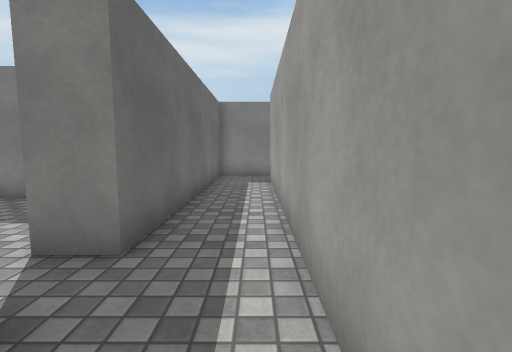
[1] (above)

21 first-person views from a walk through a Unity game level. The camera is 1.2 m above the floor, tilts 6° down and sees 85° across. The floor is counted in squares, 1 m on a side. Each view is taken from the middle of a square. On the plan, view 1 faces up. The plan holds only what a view shows up to about 13 squares ahead; the rest is blank. The player character is not drawn. Some animated figures are not drawn. Surface patterns are stand-ins for the level's own textures.

[2]
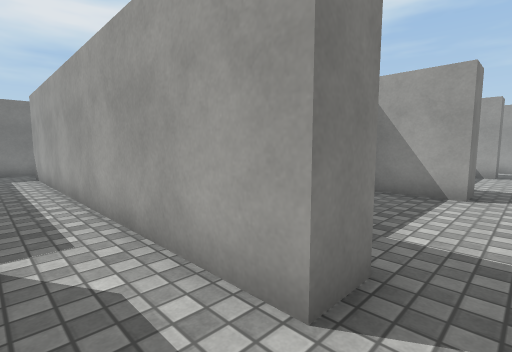

[3]
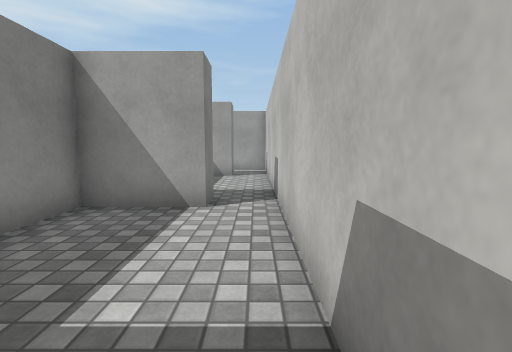

[4]
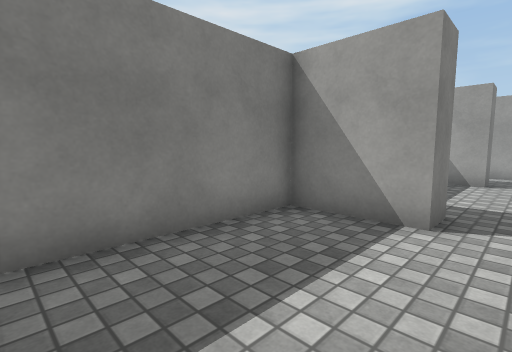

[5]
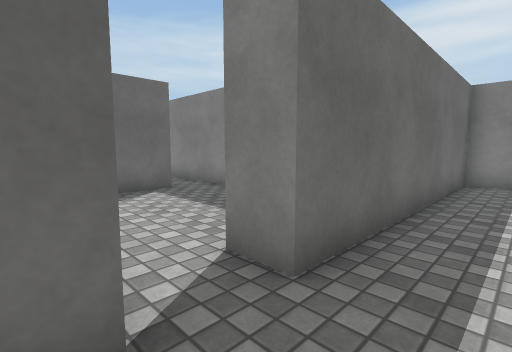

[6]
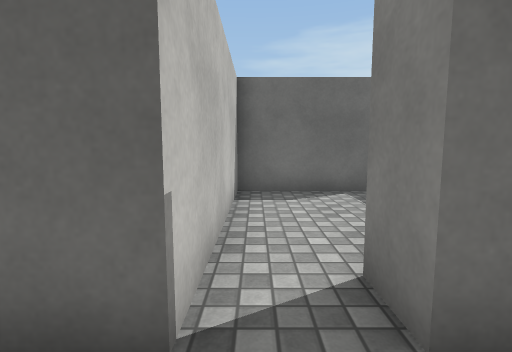

[7]
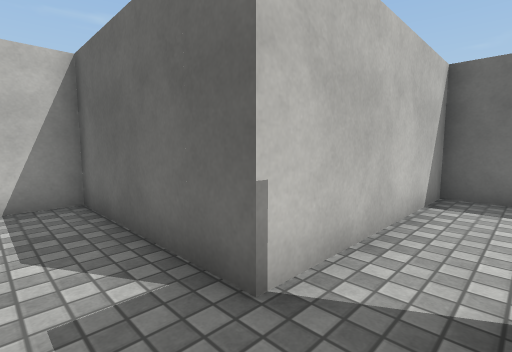

[8]
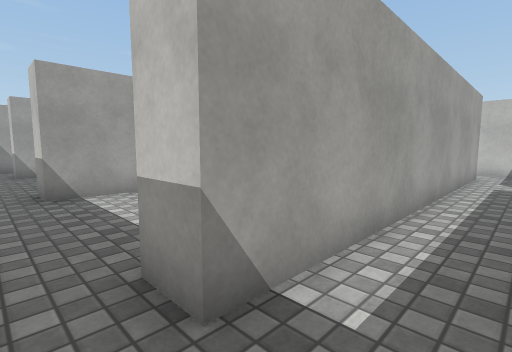

[9]
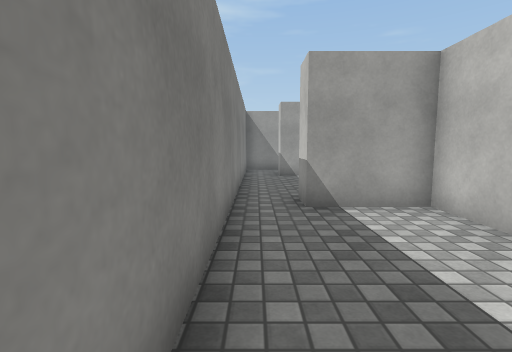

[10]
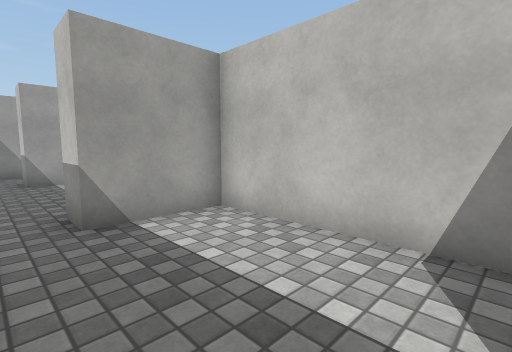

[11]
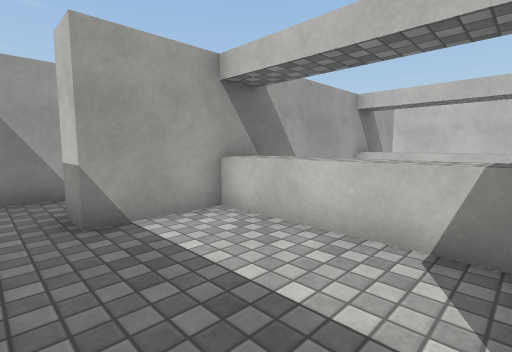

[12]
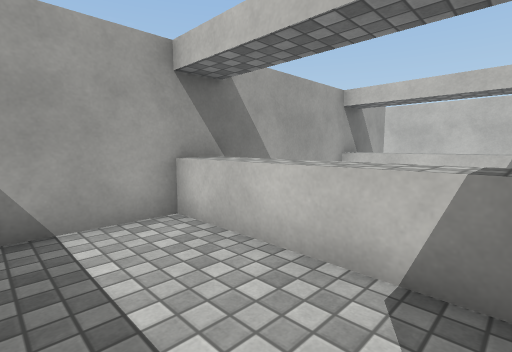

[13]
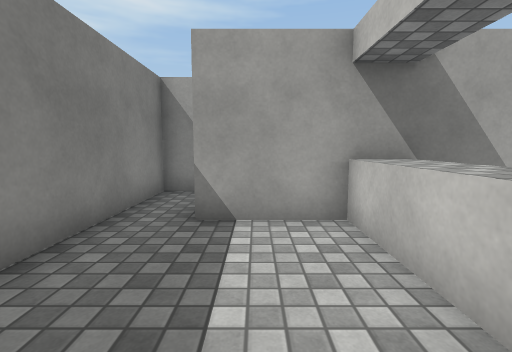

[14]
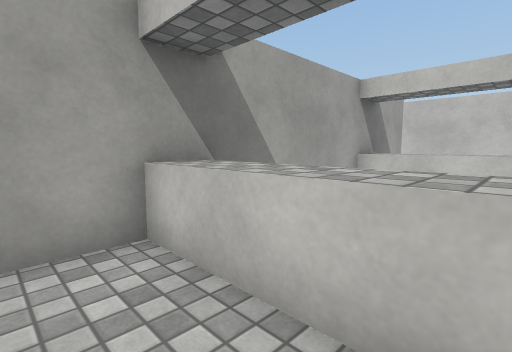

[15]
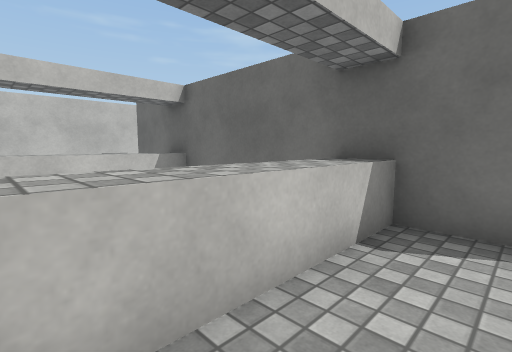

[16]
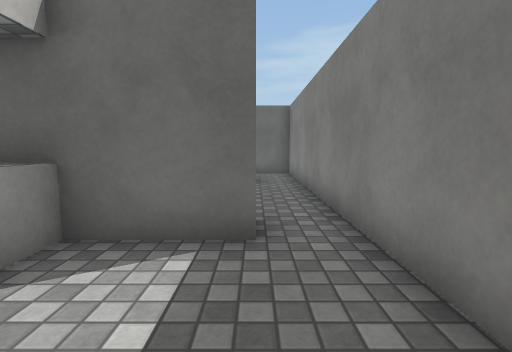

[17]
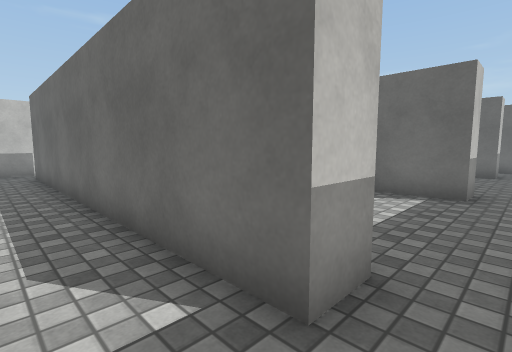

[18]
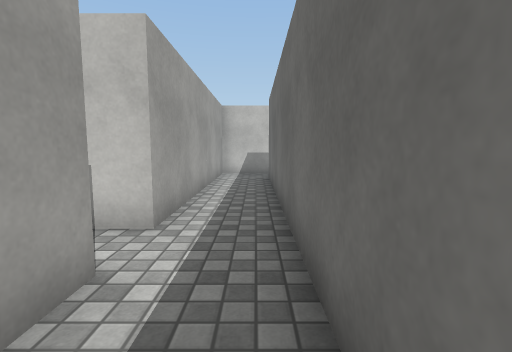

[19]
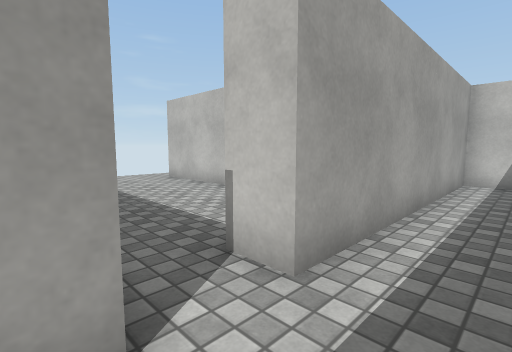

[20]
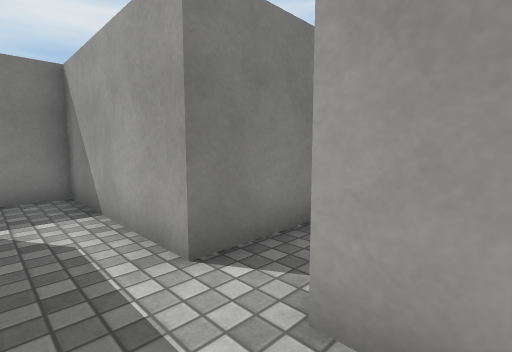

[21]
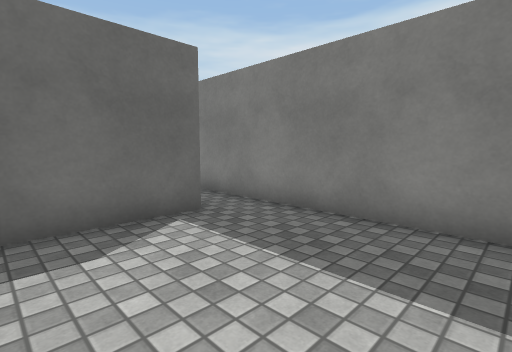

### Floor plan
Key: @ floor where view 1 was taken; # wall or solid block; . floor; ^ raised ledge.
Columns run from 10 left of view 1 to 25 right of it. Each row starts with its distance up from view 1.
 12         ###################
 11         #.................#
 10         #..#.....#.....#..#
  9         #..#.....#.....#..#
  8         #..#.....#.....#..#
  7 #########..#######^^^^^#..###
  6 ........#..#     #     #.....
  5   #.....#..#     #     #..#.....
  4   #.....#..#           #..#........
  3   #........#     #     #..#  .......
  2   #........#     #     #..#   ......
  1   #######..#######^^^^^#..#    ####.
  0         #.@#.....#     #..#
 -1         #..#.....#   ..#..#
 -2         #.................#
 -3         #.................#
 -4         ###################

Positions as (right, up) in squares from view 1, and headings:
1: (0, 0), facing up
2: (-1, -3), facing up-right
3: (1, -3), facing right
4: (2, -3), facing up-right
5: (0, 1), facing up-left
6: (0, 2), facing left
7: (0, 3), facing down-left
8: (-1, 11), facing down-right
9: (1, 11), facing right
10: (2, 11), facing down-right
11: (8, 11), facing down-right
12: (8, 10), facing down-right
13: (8, 9), facing right
14: (9, 9), facing down-right
15: (12, 9), facing down-left
16: (11, 10), facing left
17: (15, 11), facing down-left
18: (14, 9), facing down
19: (14, 7), facing down-right
20: (14, 4), facing up-right
21: (-3, 2), facing up-left
